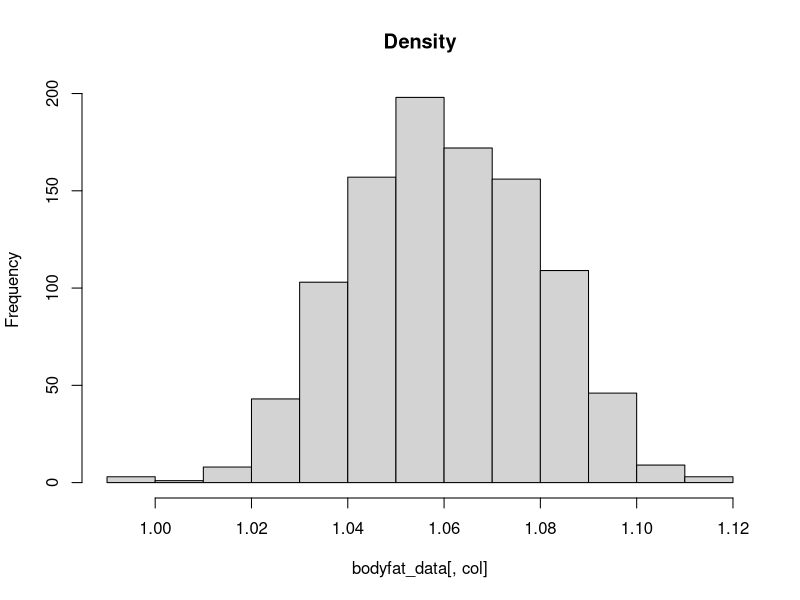
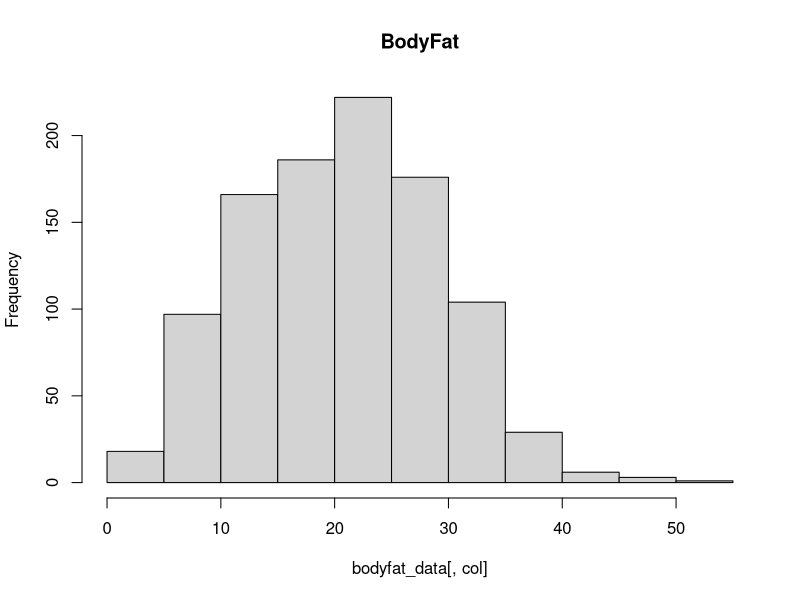
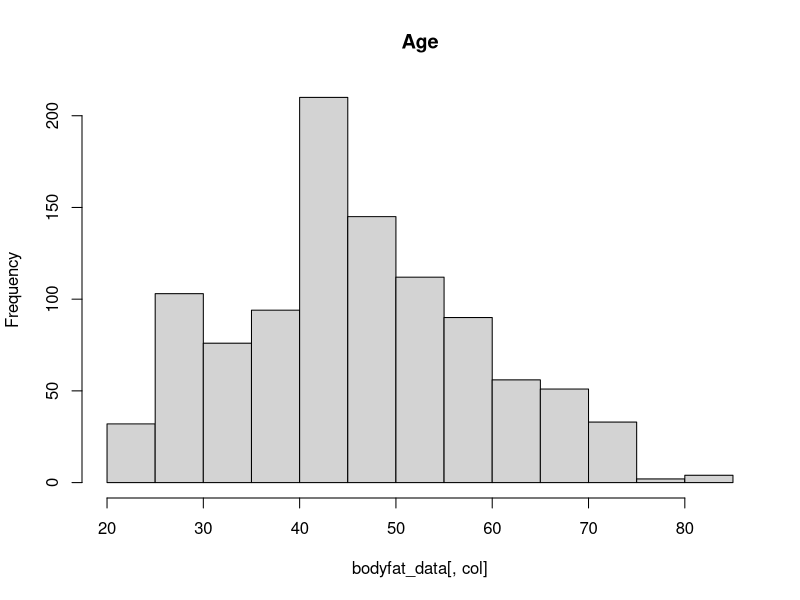
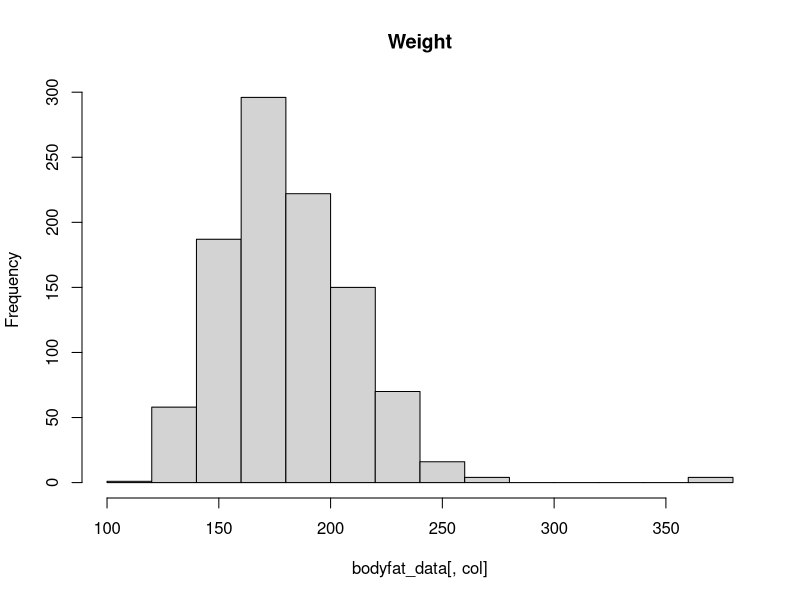
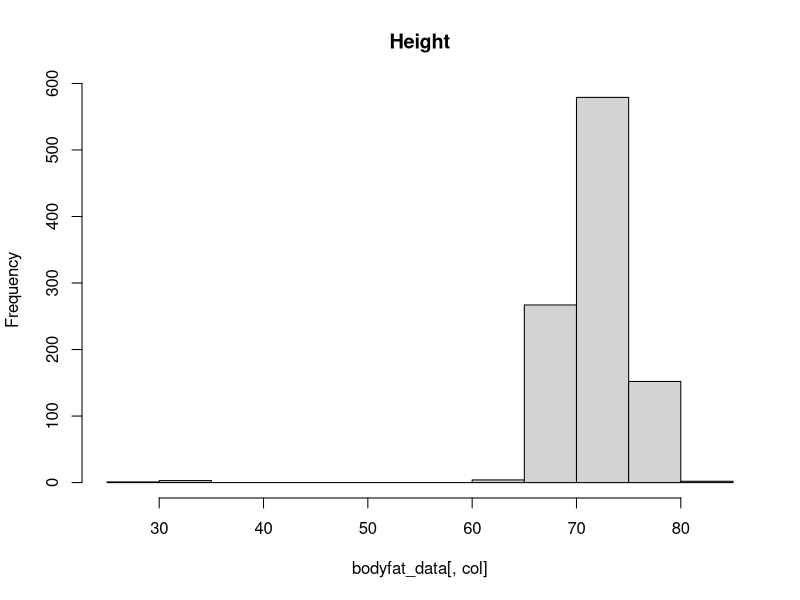
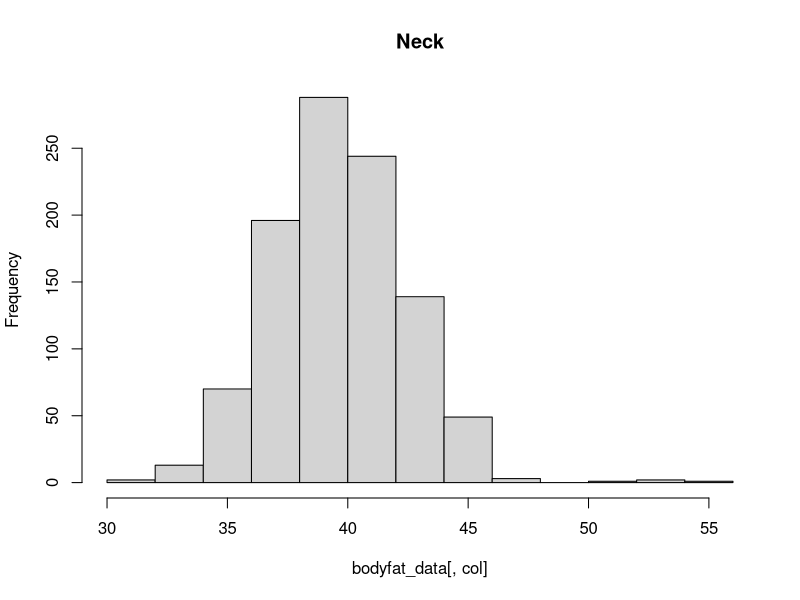
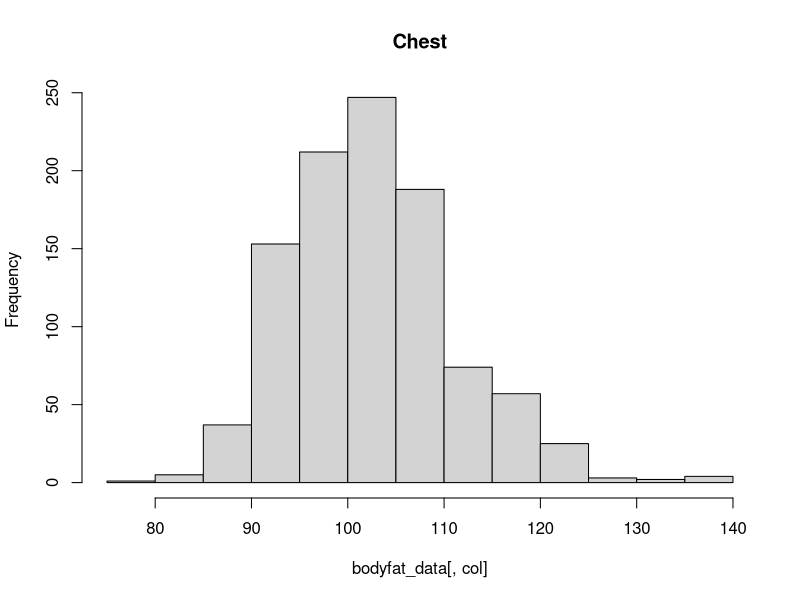
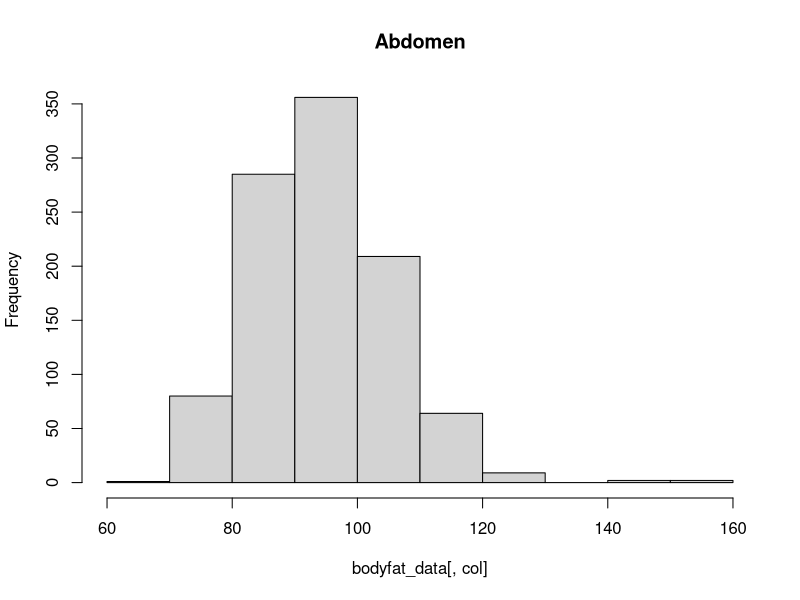

R code for these plots, in order:
## ---- chunk 1
knitr::opts_chunk$set(echo = TRUE)
## ---- chunk 2
library(ggplot2)
library(dplyr)
bodyfat_data <- read.csv('bodyfat_1.csv')
head(bodyfat_data)
# Check for missing data or NA`s and decide appropriate mitigation steps.
sum(is.na(bodyfat_data))
## ---- chunk 3
summary(bodyfat_data)
## ---- chunk 4
for (col in 1:ncol(bodyfat_data)) {
    hist(bodyfat_data[,col], main = names(bodyfat_data[col]))
}
## ---- chunk 5
library(corrplot)
bf_matrix <- cor(bodyfat_data)
bf_matrix
corrplot(bf_matrix)
## ---- chunk 6
# change weight from lbs to kgs
bodyfat_data$Weight_kg <- bodyfat_data$Weight / 2.205

# change height from inches to meters
bodyfat_data$Height_m <- bodyfat_data$Height / 39.37

bodyfat_data$BMI <- bodyfat_data$Weight_kg / (bodyfat_data$Height_m ^ 2)

# Categorize BMI data
bodyfat_data$BMI_cat <- cut(bodyfat_data$BMI,
                              c(-Inf, 18.5, 25, 30, Inf))
levels(bodyfat_data$BMI_cat) = c("Underweight","Normal Weight","Overweight",
                                     'Obesity')
## ---- chunk 7

age_bmi_group_hist <- ggplot(bodyfat_data, aes(x = Age, fill = BMI_cat, color = BMI_cat)) +  
  geom_histogram(position = 'identity', alpha = 0.3) +
  labs(title = 'Counts of Age grouped by BMI', x = 'Age', y = 'Count') +
  scale_fill_manual(values = c('#006228', '#CD6E94', '#EE7D47', '#88BAD7')) +
  scale_color_manual(values = c('#006228', '#CD6E94', '#EE7D47', '#88BAD7'))

age_bmi_group_hist

## ---- chunk 8
bodyfat_data$Generations <- cut(bodyfat_data$Age,
                              c(-Inf, 27, 45, 57, 76, 94, Inf))
levels(bodyfat_data$Generations) = c("Gen Z / iGen / Centennials","Gen Y / Millennials","Gen X",
                                     'Baby Boomers', "Traditionalists / Silent Generation",
                                 'Greatest Generation')
## ---- chunk 9

gen_bmi_df <- bodyfat_data %>%
  group_by(Generations, BMI_cat) %>%
  summarise(count = n())
gen_bmi_df

gen_bmi_group_hist <- ggplot(gen_bmi_df, aes(x=Generations, y=count, fill=BMI_cat)) + 
  geom_bar(stat="identity", position=position_dodge()) +
  labs(title = 'Counts of BMI_cat grouped by Generation', x = 'Generation', y = 'Count') +
  scale_fill_discrete(name = "BMI Groups")

gen_bmi_group_hist
